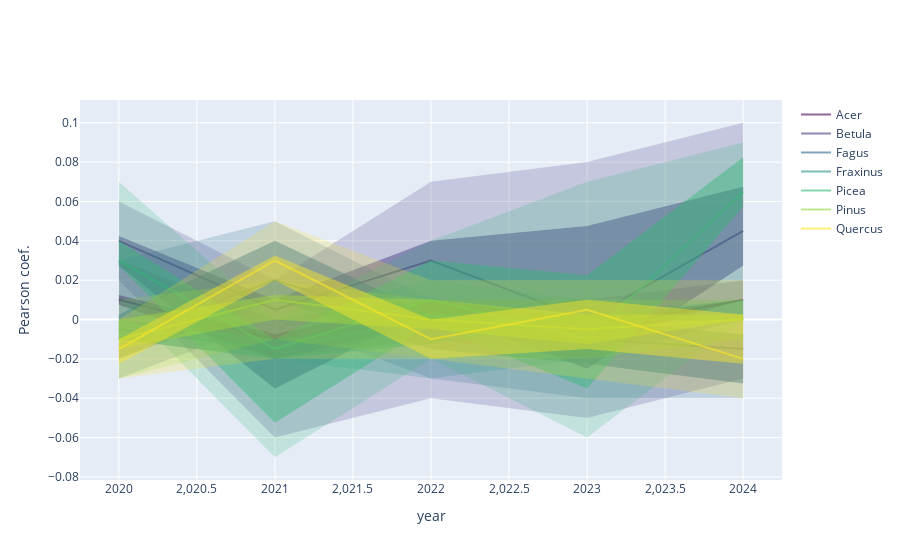

Write notebook code for a chart like this one.
### Code cell
x = weathers_df['year'].unique().tolist()
yearly_corrs = pd.concat(corrs).groupby('year')

n_colors = corrs[0].drop('year', axis=1).columns.shape[0]
color_scale = px.colors.sample_colorscale('viridis', [n/(n_colors -1) for n in range(n_colors)])

fig = go.Figure()
for i, genus in enumerate(corrs[0].drop('year', axis=1).columns):
    fig.add_trace(go.Scatter(
        x=x,
        y=yearly_corrs[genus].agg('median'),
        line_color=color_scale[i],
        mode='lines',
        opacity=0.6,
        name=genus,
        showlegend=True
    ))
    for quantile in [0.75, 1.0]:
        upper_quantile = yearly_corrs[genus].quantile(quantile)
        lower_quantile = yearly_corrs[genus].quantile(1-quantile)
        fig.add_trace(go.Scatter(
            x=x+x[::-1],
            y=pd.concat([upper_quantile, lower_quantile[::-1]]),
            fill='toself',
            fillcolor=color_scale[i],
            opacity=1.2-quantile,
            line_color='rgba(255,255,255,0)',
            hoverinfo='skip',
            showlegend=False
        ))
fig.update_layout(
    xaxis_title='year', yaxis_title='Pearson coef.'
)
fig.write_image(figures_dir.joinpath('genus_corr.pdf'))
fig

### Figure 1 — Plotly figure (JSON) as saved in the notebook; plotly's stock layout.template omitted (floating-point values rounded to 4 significant figures)
{"data": [{"line": {"color": "rgb(68, 1, 84)"}, "mode": "lines", "name": "Acer", "opacity": 0.6, "showlegend": true, "type": "scatter", "x": [2020, 2021, 2022, 2023, 2024], "y": [0.01, -0.01, 0, -0.005, 0.01]}, {"fill": "toself", "fillcolor": "rgb(68, 1, 84)", "hoverinfo": "skip", "line": {"color": "rgba(255,255,255,0)"}, "opacity": 0.45, "showlegend": false, "type": "scatter", "x": [2020, 2021, 2022, 2023, 2024, 2024, 2023, 2022, 2021, 2020], "y": [0.0125, -0.0075, 0.01, 0, 0.01, 0.01, -0.0125, -0.0025, -0.02, 0.0075]}, {"fill": "toself", "fillcolor": "rgb(68, 1, 84)", "hoverinfo": "skip", "line": {"color": "rgba(255,255,255,0)"}, "opacity": 0.2, "showlegend": false, "type": "scatter", "x": [2020, 2021, 2022, 2023, 2024, 2024, 2023, 2022, 2021, 2020], "y": [0.03, 0, 0.01, 0.01, 0.02, 0, -0.02, -0.01, -0.02, 0]}, {"line": {"color": "rgb(67, 56, 128)"}, "mode": "lines", "name": "Betula", "opacity": 0.6, "showlegend": true, "type": "scatter", "x": [2020, 2021, 2022, 2023, 2024], "y": [0.04, 0.005, 0.03, 0, 0.045]}, {"fill": "toself", "fillcolor": "rgb(67, 56, 128)", "hoverinfo": "skip", "line": {"color": "rgba(255,255,255,0)"}, "opacity": 0.45, "showlegend": false, "type": "scatter", "x": [2020, 2021, 2022, 2023, 2024, 2024, 2023, 2022, 2021, 2020], "y": [0.0425, 0.01, 0.04, 0.0475, 0.0675, 0.0275, -0.025, 0.005, -0.035, 0.0275]}, {"fill": "toself", "fillcolor": "rgb(67, 56, 128)", "hoverinfo": "skip", "line": {"color": "rgba(255,255,255,0)"}, "opacity": 0.2, "showlegend": false, "type": "scatter", "x": [2020, 2021, 2022, 2023, 2024, 2024, 2023, 2022, 2021, 2020], "y": [0.06, 0.02, 0.07, 0.08, 0.1, -0.03, -0.05, -0.04, -0.06, 0.02]}, {"line": {"color": "rgb(49, 104, 142)"}, "mode": "lines", "name": "Fagus", "opacity": 0.6, "showlegend": true, "type": "scatter", "x": [2020, 2021, 2022, 2023, 2024], "y": [-0.01, 0.02, -0.005, -0.01, -0.015]}, {"fill": "toself", "fillcolor": "rgb(49, 104, 142)", "hoverinfo": "skip", "line": {"color": "rgba(255,255,255,0)"}, "opacity": 0.45, "showlegend": false, "type": "scatter", "x": [2020, 2021, 2022, 2023, 2024, 2024, 2023, 2022, 2021, 2020], "y": [0.0025, 0.04, 0.0025, 0, -0.0075, -0.0325, -0.0225, -0.015, 0.01, -0.02]}, {"fill": "toself", "fillcolor": "rgb(49, 104, 142)", "hoverinfo": "skip", "line": {"color": "rgba(255,255,255,0)"}, "opacity": 0.2, "showlegend": false, "type": "scatter", "x": [2020, 2021, 2022, 2023, 2024, 2024, 2023, 2022, 2021, 2020], "y": [0.03, 0.05, 0.01, 0.01, 0, -0.04, -0.04, -0.03, 0, -0.03]}, {"line": {"color": "rgb(34, 144, 140)"}, "mode": "lines", "name": "Fraxinus", "opacity": 0.6, "showlegend": true, "type": "scatter", "x": [2020, 2021, 2022, 2023, 2024], "y": [-0.005, -0.015, 0, 0, 0]}, {"fill": "toself", "fillcolor": "rgb(34, 144, 140)", "hoverinfo": "skip", "line": {"color": "rgba(255,255,255,0)"}, "opacity": 0.45, "showlegend": false, "type": "scatter", "x": [2020, 2021, 2022, 2023, 2024, 2024, 2023, 2022, 2021, 2020], "y": [0, -0.01, 0.0025, 0.0025, 0.01, 0, 0, -0.0125, -0.02, -0.01]}, {"fill": "toself", "fillcolor": "rgb(34, 144, 140)", "hoverinfo": "skip", "line": {"color": "rgba(255,255,255,0)"}, "opacity": 0.2, "showlegend": false, "type": "scatter", "x": [2020, 2021, 2022, 2023, 2024, 2024, 2023, 2022, 2021, 2020], "y": [0.01, 0, 0.02, 0.01, 0.01, -0.01, -0.02, -0.03, -0.02, -0.01]}, {"line": {"color": "rgb(53, 183, 121)"}, "mode": "lines", "name": "Picea", "opacity": 0.6, "showlegend": true, "type": "scatter", "x": [2020, 2021, 2022, 2023, 2024], "y": [0.03, -0.015, 0.01, -0.01, 0.065]}, {"fill": "toself", "fillcolor": "rgb(53, 183, 121)", "hoverinfo": "skip", "line": {"color": "rgba(255,255,255,0)"}, "opacity": 0.45, "showlegend": false, "type": "scatter", "x": [2020, 2021, 2022, 2023, 2024, 2024, 2023, 2022, 2021, 2020], "y": [0.04, -0.01, 0.03, 0.0225, 0.0825, 0.0575, -0.035, -0.0025, -0.0525, 0.0275]}, {"fill": "toself", "fillcolor": "rgb(53, 183, 121)", "hoverinfo": "skip", "line": {"color": "rgba(255,255,255,0)"}, "opacity": 0.2, "showlegend": false, "type": "scatter", "x": [2020, 2021, 2022, 2023, 2024, 2024, 2023, 2022, 2021, 2020], "y": [0.07, 0, 0.04, 0.07, 0.09, 0, -0.06, -0.02, -0.07, 0.01]}, {"line": {"color": "rgb(146, 214, 65)"}, "mode": "lines", "name": "Pinus", "opacity": 0.6, "showlegend": true, "type": "scatter", "x": [2020, 2021, 2022, 2023, 2024], "y": [-0.01, 0.01, 0, -0.005, 0]}, {"fill": "toself", "fillcolor": "rgb(146, 214, 65)", "hoverinfo": "skip", "line": {"color": "rgba(255,255,255,0)"}, "opacity": 0.45, "showlegend": false, "type": "scatter", "x": [2020, 2021, 2022, 2023, 2024, 2024, 2023, 2022, 2021, 2020], "y": [0, 0.0125, 0.01, 0.0025, 0.0025, 0, -0.0125, -0.005, 0, -0.015]}, {"fill": "toself", "fillcolor": "rgb(146, 214, 65)", "hoverinfo": "skip", "line": {"color": "rgba(255,255,255,0)"}, "opacity": 0.2, "showlegend": false, "type": "scatter", "x": [2020, 2021, 2022, 2023, 2024, 2024, 2023, 2022, 2021, 2020], "y": [0.01, 0.02, 0.01, 0.01, 0.01, -0.01, -0.02, -0.02, -0.01, -0.03]}, {"line": {"color": "rgb(253, 231, 37)"}, "mode": "lines", "name": "Quercus", "opacity": 0.6, "showlegend": true, "type": "scatter", "x": [2020, 2021, 2022, 2023, 2024], "y": [-0.015, 0.03, -0.01, 0.005, -0.02]}, {"fill": "toself", "fillcolor": "rgb(253, 231, 37)", "hoverinfo": "skip", "line": {"color": "rgba(255,255,255,0)"}, "opacity": 0.45, "showlegend": false, "type": "scatter", "x": [2020, 2021, 2022, 2023, 2024, 2024, 2023, 2022, 2021, 2020], "y": [-0.01, 0.0325, 0, 0.01, 0.0025, -0.0225, -0.015, -0.02, 0.02, -0.0225]}, {"fill": "toself", "fillcolor": "rgb(253, 231, 37)", "hoverinfo": "skip", "line": {"color": "rgba(255,255,255,0)"}, "opacity": 0.2, "showlegend": false, "type": "scatter", "x": [2020, 2021, 2022, 2023, 2024, 2024, 2023, 2022, 2021, 2020], "y": [0, 0.05, 0.02, 0.02, 0.02, -0.04, -0.03, -0.02, -0.02, -0.03]}], "layout": {"autosize": true, "xaxis": {"autorange": true, "range": [2020.0, 2024.0], "title": {"text": "year"}, "type": "linear"}, "yaxis": {"autorange": true, "range": [-0.08403, 0.114], "title": {"text": "Pearson coef."}, "type": "linear"}}}
